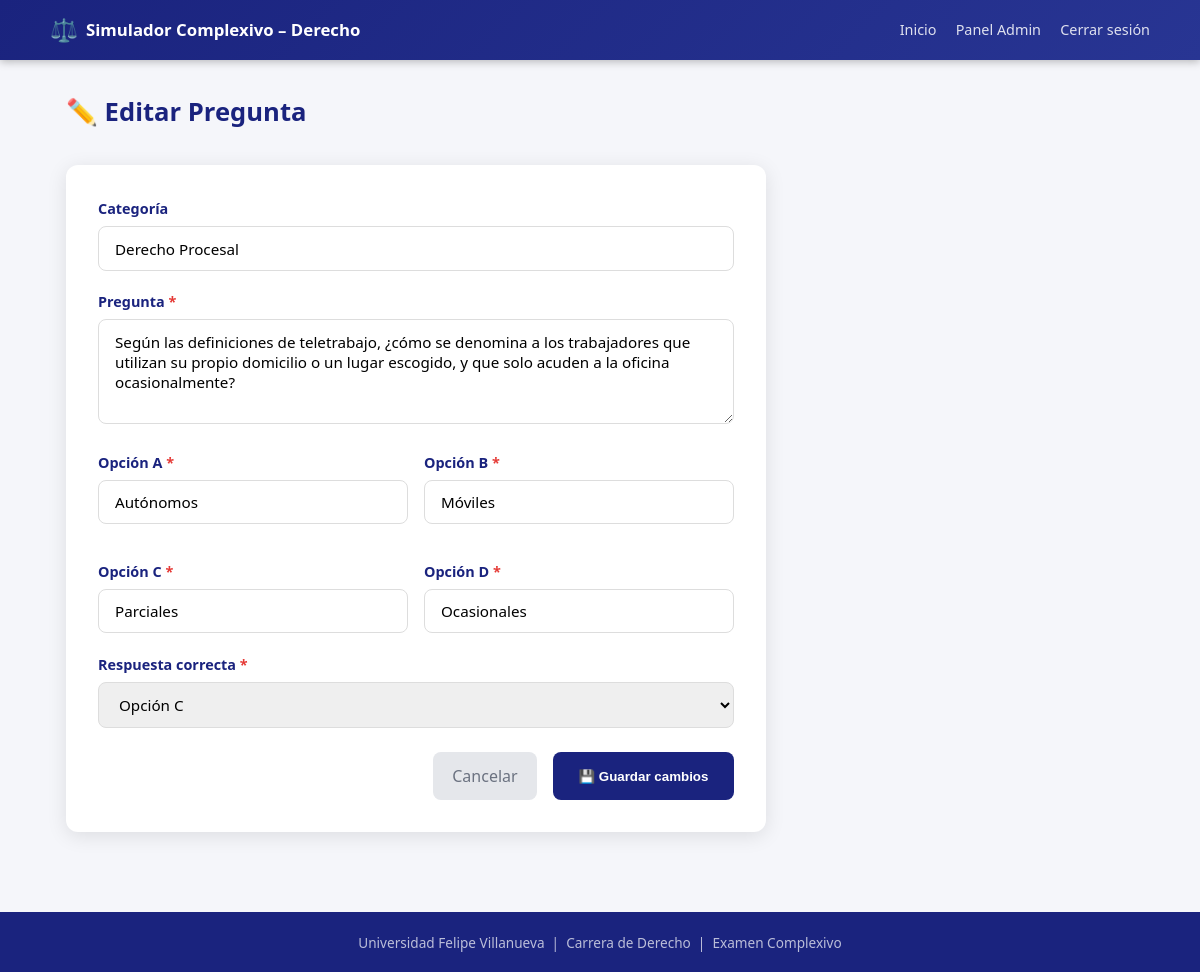
Page /admin/questions/edit/1 (signed in) on the committed database.
### app.py (models this page shows, shortened)
class Question(db.Model):
    __tablename__ = 'questions'
    id          = db.Column(db.Integer, primary_key=True)
    num         = db.Column(db.Integer)
    question    = db.Column(db.Text, nullable=False)
    option_a    = db.Column(db.Text, nullable=False)
    option_b    = db.Column(db.Text, nullable=False)
    option_c    = db.Column(db.Text, nullable=False)
    option_d    = db.Column(db.Text, nullable=False)
    correct     = db.Column(db.String(1), nullable=False)
    category    = db.Column(db.String(100), default='General')
    created_at  = db.Column(db.DateTime, default=datetime.utcnow)

### app.py (the view, shortened to what this page needs)
@app.route('/admin/questions/edit/<int:qid>', methods=['GET', 'POST'])
@admin_required
def admin_edit_question(qid):
    q = Question.query.get_or_404(qid)
    categories = db.session.query(Question.category).distinct().all()
    categories = [c[0] for c in categories]
    return render_template('admin/question_form.html', question=q, categories=categories)

### app.py (called while the page is built)
def admin_required(f):
    from functools import wraps
    @wraps(f)
    def decorated(*args, **kwargs):
        if not session.get('admin_logged_in'):
            return redirect(url_for('admin_login'))
        return f(*args, **kwargs)
    return decorated

### templates/admin/question_form.html (shortened to what this page needs)
{% extends "base.html" %}
{% block content %}
<div class="admin-page">
  <div class="admin-header">
    <h1>{% if question %}✏️ Editar Pregunta{% else %}➕ Nueva Pregunta{% endif %}</h1>
  </div>
  <div class="form-card">
    <form method="POST" class="question-form">
      <div class="form-group">
        <label>Categoría</label>
        <input type="text" name="category" list="cat-list"
               value="{{ question.category if question else '' }}"
               placeholder="Ej: Derecho Civil"/>
      </div>
      <div class="form-group">
        <label>Pregunta <span class="req">*</span></label>
        <textarea name="question" rows="4" required
                  placeholder="Escriba aquí la pregunta completa…">{{ question.question if question else '' }}</textarea>
      </div>
      <div class="options-form-grid">
        {% for letter, field in [('a','option_a'),('b','option_b'),('c','option_c'),('d','option_d')] %}
        <div class="form-group">
          <label>Opción {{ letter|upper }} <span class="req">*</span></label>
          <input type="text" name="{{ field }}" required
                 value="{{ question[field] if question else '' }}"
                 placeholder="Opción {{ letter|upper }}…"/>
        </div>
        {% endfor %}
      </div>
      <div class="form-group">
        <label>Respuesta correcta <span class="req">*</span></label>
        <select name="correct" required>
          {% for letter in ['a','b','c','d'] %}
            <option value="{{ letter }}"
              {% if question and question.correct == letter %}selected{% endif %}>
              Opción {{ letter|upper }}
            </option>
          {% endfor %}
        </select>
      </div>
      <div class="form-actions">
        <a href="{{ url_for('admin_questions') }}" class="btn-cancel">Cancelar</a>
        <button type="submit" class="btn-save">
          {% if question %}💾 Guardar cambios{% else %}➕ Agregar pregunta{% endif %}
        </button>
      </div>
    </form>
  </div>
</div>
{% endblock %}

### static/css/styles.css (style rules this page uses)
:root { --navy: #1a237e; --navy2: #283593; --gold: #f9a825; --gold2: #fbc02d; --green: #2e7d32; --green2: #43a047; --red: #c62828; --red2: #e53935; --bg: #f5f6fa; --white: #ffffff; --gray: #6b7280; --light: #e8eaf6; --radius: 12px; --shadow: 0 4px 20px rgba(0,0,0,.10); }
*, *::before, *::after { box-sizing: border-box; margin: 0; padding: 0; }
html { scroll-behavior: smooth; }
body { font-family: 'Segoe UI', Arial, sans-serif; background: var(--bg); color: #1f2937; font-size: 16px; line-height: 1.6; min-height: 100vh; display: flex; flex-direction: column; }
a { color: var(--navy); text-decoration: none; }
.admin-page { max-width: 1100px; margin: 0 auto; padding: 2rem 1rem; }
.admin-header { margin-bottom: 2rem; }
.admin-header h1 { font-size: 1.6rem; font-weight: 800; color: var(--navy); margin-bottom: .8rem; }
.form-card { background: #fff; border-radius: var(--radius); padding: 2rem; box-shadow: var(--shadow); max-width: 700px; }
.form-group { margin-bottom: 1.2rem; }
.form-group label { display: block; font-weight: 600; margin-bottom: .4rem; font-size: .9rem; color: var(--navy); }
.req { color: var(--red2); }
.form-group input[type="text"], .form-group textarea, .form-group select { width: 100%; padding: .7rem 1rem; border: 1.5px solid #ddd; border-radius: 8px; font-size: .95rem; outline: none; font-family: inherit; }
.options-form-grid { display: grid; grid-template-columns: 1fr 1fr; gap: 1rem; }
.form-actions { display: flex; gap: 1rem; justify-content: flex-end; margin-top: 1.5rem; }
.btn-save { padding: .7rem 1.6rem; background: var(--navy); color: #fff; border: none; border-radius: 8px; font-weight: 700; cursor: pointer; }
.btn-cancel { padding: .7rem 1.2rem; background: #e5e7eb; color: var(--gray); border-radius: 8px; }

### rows in the picture
Question: category "Derecho Procesal", question "Según las definiciones de teletrabajo, ¿cómo se denomina a los trabajadores que utilizan su propio domicilio o un lugar escogido, y que solo acuden a la oficina ocasionalmente?", option_a "Autónomos" "Móviles" "Parciales" "Ocasionales", correct "Opción C"

### other values in the picture
{{ letter|upper }} "A" "B" "C" "D"
